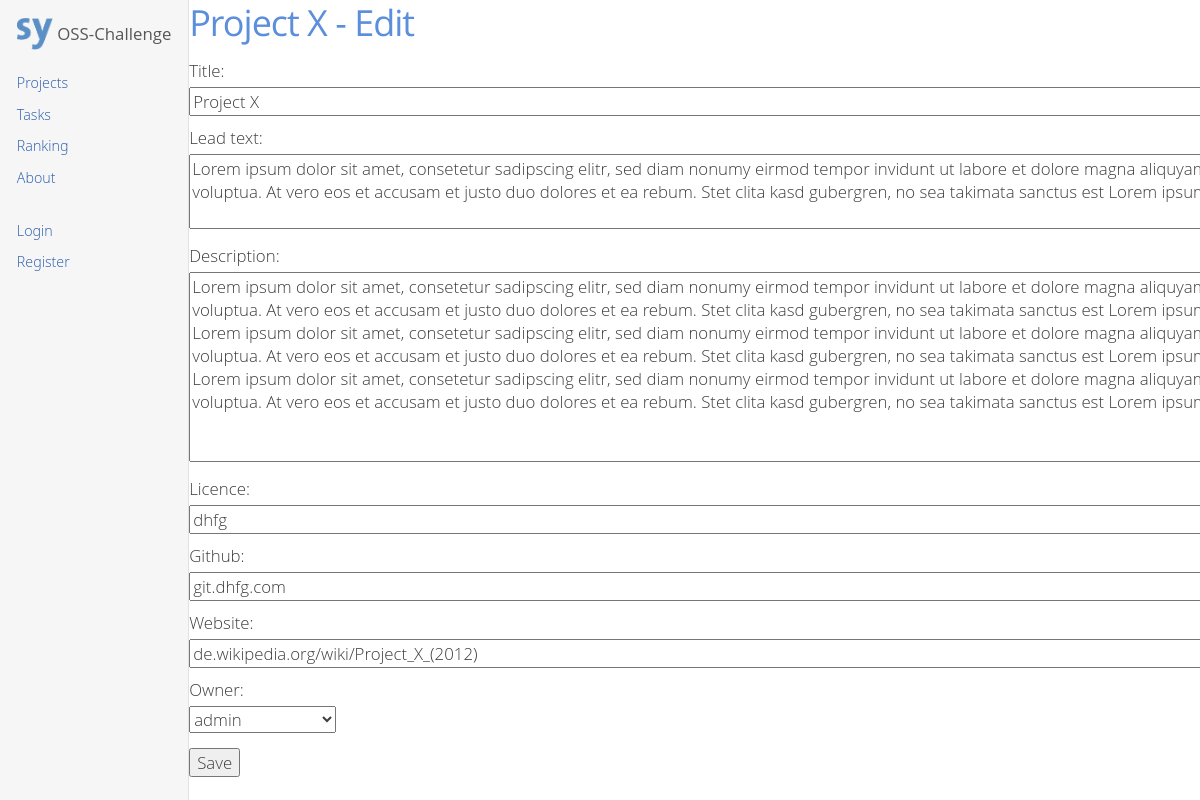
Screenshot of /projects/2/edit/ with the database file from the repository.
### osschallenge/models.py (models this page shows, shortened)
class Project(models.Model):
    title = models.CharField(max_length=50)
    lead_text = models.CharField(max_length=300)
    description = models.CharField(max_length=5000)
    licence = models.CharField(max_length=50)
    website = models.CharField(max_length=50)
    github = models.CharField(max_length=50)
    owner = models.ForeignKey(User, related_name="project_owner")
    mentors = models.ManyToManyField(User, related_name="project_mentors")

### osschallenge/views.py (the view)
def EditProjectView(request, pk):
    project = get_object_or_404(Project, pk=pk)
    if request.method == 'POST':
        form = ProjectForm(request.POST, instance=project)
        if form.is_valid():
            project = form.save()
            return redirect('project', pk=project.pk)
    else:
        form = ProjectForm(instance=project)
    return render(
        request,
        'osschallenge/editproject.html',
        {
            'form': form,
            'project': project,
        }
    )

### osschallenge/forms.py
class ProjectForm(ModelForm):
    class Meta:
        model = Project
        fields = [
            'title',
            'lead_text',
            'description',
            'licence',
            'github',
            'website',
            'owner'
        ]
        widgets = {
            'lead_text': Textarea(attrs={
                'cols': 100,
                'rows': 3,
            }),
            'description': Textarea(attrs={
                'cols': 100,
                'rows': 8,
            }),
        }

### osschallenge/templates/osschallenge/editproject.html (shortened to what this page needs)
{% extends 'osschallenge/index.html' %}
{% block content %}
    <div class="detail">
        <h1>{{ project.title }} - Edit</h1>
        <form action="" method="post" class="edit"/>
            {% for field in form %}
                <div>
                    {{ field.label_tag }}<br>
                    {{ field }}
                </div>
            {% endfor %}
            <input type="submit" value="Save"/>
    </div>
{% endblock content %}

### osschallenge/static/osschallenge/stylesheet.css (style rules this page uses)
html, body { margin: 0; height: 100%; }
div.detail { margin-bottom: 10px; }
div.detail form input { display: block; }
form.edit div { margin: 10px 0; }
form.edit div label { float: left; }
form.edit div input { margin: 5px 0; width: 1173px; }
form.edit div select { margin: 5px 0; }
form.edit div textarea { resize: none; margin: 5px 0; width: 1173px; }

### rows the page displays
Project: title "Project X", form "Project X" "Lorem ipsum dolor sit amet, consetetur sadipscing elitr, sed diam nonumy eirmod tempor invidunt ut labore et dolore magna aliquyam erat, sed diam voluptua. At vero eos et accusam et justo duo dolores et ea rebum. Stet clita kasd gubergren, no sea takimata sanctus est Lorem ipsum dolor sit amet." "Lorem ipsum dolor sit amet, consetetur sadipscing elitr, sed diam nonumy eirmod tempor invidunt ut labore et dolore magna aliquyam erat, sed diam voluptua. At vero eos et accusam et justo duo dolores et ea rebum. Stet clita kasd gubergren, no sea takimata sanctus est Lorem ipsum dolor sit amet. Lorem ipsum dolor sit amet, consetetur sadipscing elitr, sed diam nonumy eirmod tempor invidunt ut labore et dolore magna aliquyam erat, sed diam voluptua. At vero eos et accusam et justo duo dolores et ea rebum. Stet clita kasd gubergren, no sea takimata sanctus est Lorem ipsum dolor sit amet. Lorem ipsum dolor sit amet, consetetur sadipscing elitr, sed diam nonumy eirmod tempor invidunt ut labore…" "dhfg" "git.dhfg.com" "de.wikipedia.org/wiki/Project_X_(2012)" "admin"

### other values shown
{{ field.label_tag }} "Title:" "Lead text:" "Description:" "Licence:" "Github:" "Website:" "Owner:"
